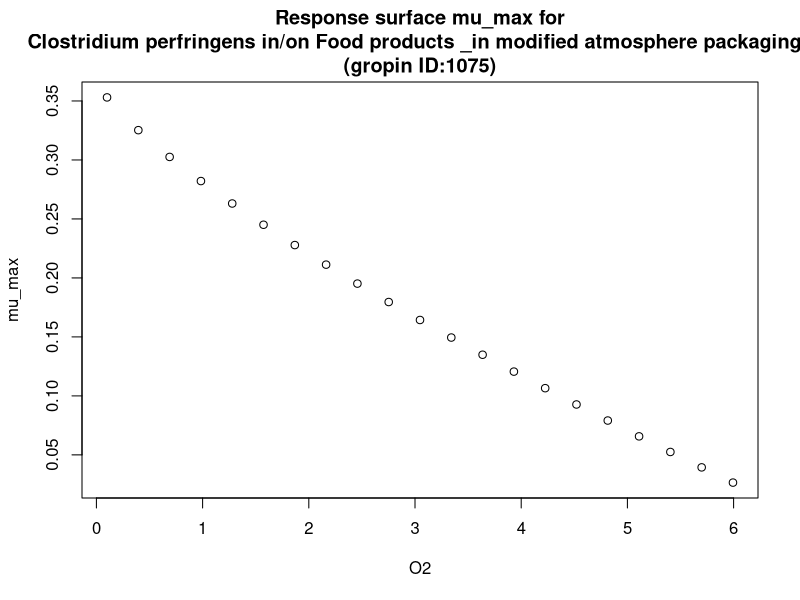

Write the R code that produced this figure.
#############################
# start of Parameter script
#############################
O2 <- seq(0.1001,5.99400599400599,length.out=21)
#############################
# end of Parameter script
#############################
############################# 
# start of Model script Gropin ID 1075 
#############################
 
# constant coefficients for this model
 
variables <- data.frame(O2)
argumentsPar <- expand.grid(variables)
 
# heart of the model
response_surface <- function(O2) {
   mumax <-0.368*(1-(O2/6.61)^0.764)

return(mumax=mumax)
} 

# output parameters
mumax <- cbind(argumentsPar,response_surface(argumentsPar['O2']))
colnames(mumax) <- c(colnames(argumentsPar),'mumax')
#############################
# End of Model script
#############################
############################# 
# start of Visualisation script Gropin ID 1075 
#############################
plot(O2,mumax$mumax,
                          xlab='O2',
                          ylab='mu_max',main='Response surface mu_max for
Clostridium perfringens in/on Food products _in modified atmosphere packaging_
(gropin ID:1075)')
#############################
# End of Visualisation script
#############################
